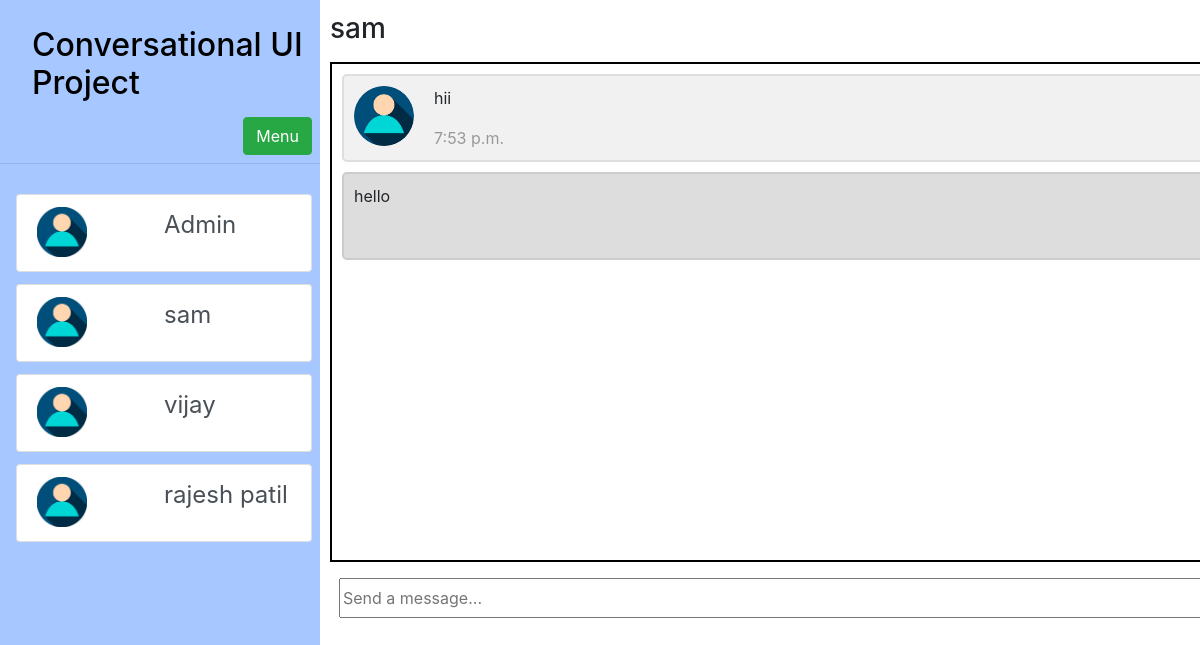
The page /chat/samy123 (signed in) on the database its author committed.
### chat/models.py (models this page shows, shortened)
class UserProfile(models.Model):
    name = models.CharField(max_length=25)
    email = models.EmailField(unique=True)
    username = models.CharField(max_length=20, unique=True)

class Messages(models.Model):
    description = models.TextField()
    sender_name = models.ForeignKey(UserProfile, on_delete=models.CASCADE, related_name='sender')
    receiver_name = models.ForeignKey(UserProfile, on_delete=models.CASCADE, related_name='receiver')
    time = models.TimeField(auto_now_add=True)
    seen = models.BooleanField(default=False)
    timestamp = models.DateTimeField(auto_now_add=True)
    class Meta:
        ordering = ('timestamp',)

### chat/views.py (the view)
# urls.py: path("", include("chat.urls")),
def chat(request, username):
    friend = UserProfile.objects.get(username=username)
    id = getUserId(request.user.username)
    curr_user = UserProfile.objects.get(id=id)
    messages = Messages.objects.filter(sender_name=id, receiver_name=friend.id) | Messages.objects.filter(sender_name=friend.id, receiver_name=id)
    if request.method == "GET":
        friends = getFriendsList(id)
        return render(request, "chat/messages.html",
                      {'messages': messages,
                       'friends': friends,
                       'curr_user': curr_user, 'friend': friend})

### chat/models.py (called while the page is built)
    def __str__(self):
        return f"{self.friend}"

### chat/views.py (called while the page is built)
def getFriendsList(id):
    try:
        user = UserProfile.objects.get(id=id)
        ids = list(user.friends_set.all())
        friends = []
        for id in ids:
            num = str(id)
            fr = UserProfile.objects.get(id=int(num))
            friends.append(fr)
        return friends
    except:
        return []

def getUserId(username):
    use = UserProfile.objects.get(username=username)
    id = use.id
    return id

### chat/templates/chat/messages.html (shortened to what this page needs)
{% extends 'chat/chats.html' %}
{% load static %}
{% block message %}
{% for message in messages %}
    {% if curr_user == message.sender_name %}
        <div class="container darker">
            <p>{{message.description}}</p>
        </div>
    {% else %}
        <div class="container">
            <img src="{% static 'images/user_image.jpg' %}" alt="Avatar" style="width:100%;">
            <p>{{message.description}}</p>
            <span class="time-left">{{message.time}}</span>
        </div>
    {% endif %}
{% endfor %}
{% endblock %}

### chat/templates/chat/chats.html (shortened to what this page needs)
{% extends "chat/Base.html" %}
{% load static %}
{% block  content %}
        <div style="margin-top: 12px">
            <h3>{{friend.name}}</h3>
        </div>
        <div class="messages" id="board">
            {% block message %}
            {% endblock %}
        </div>
        <div class="row">
            <form method="post" class="form-group" id="chat-box">
                <div class="input-group mb-3">
                    <div class="input-group-prepend">
                        <input type="text" placeholder="Send a message..." name="message" id="msg_field">
                    </div>
                </div>
            </form>
        </div>
{% endblock %}

### chat/templates/chat/Base.html (shortened to what this page needs)
{% load static %}
<html lang="en">
<head>
    <link rel="stylesheet" href="https://stackpath.bootstrapcdn.com/bootstrap/4.3.1/css/bootstrap.min.css"
>
    <link rel="stylesheet" href="{% static 'css/base_style.css' %}">
    <link rel="stylesheet" href="{% static 'css/chat.css' %}">
</head>
<body>
    <div class="sidenav">
        <div class="row">
            <a href="/"><div class="col"><h2 style="padding-left: 16px; display: block-content;">Conversational UI Project</h2></div></a>
        <div class="col"><div class="dropdown">
            <button onclick="myFunction()" class="btn btn-success">Menu</button>
        </div>
        </div>
        </div>
        <hr class="mt-0 mb-4">
        <div class="friends" style="y-overflow: auto">
            <ul class="list-group">
                {% for friend in friends %}
                    <a href="/chat/{{friend.username}}">
                        <li class="list-group-item list-group-item-action">
                            <div class="row">
                                <div class="col">
                                    <img src="{% static 'images/user_image.jpg' %}" style="width: 50px; height: 50px;">
                                </div>
                                <div class="col">
                                    <div class="row" style="font-color: #000"><p>{{friend.name}}</p></div>
                                </div>
                            </div>
                        </li>
                    </a>
                {% endfor %}
            </ul>
        </div>
    </div>
    <div class="main">
        {% block content %}{% endblock %}
    </div>
</body>
</html>

### static/css/base_style.css (style rules this page uses)
.sidenav { height: 100%; width: 320px; position: fixed; top: 0; left: 0; z-index: 20; background-color: #a6c7ff; overflow-y: auto; overflow-x: auto; padding-top: 20px; }
.sidenav a { text-decoration: none; padding: 6px 8px 6px 16px; font-size: 24px; display: block; color: #000; }
.main { z-index: 10; overflow: hidden; margin-left: 320px; padding: 0px 10px; }
.dropdown { z-index: 10; float: right; position: relative; display: inline-block; margin-right: 8px; margin-bottom: 8px; }

### static/css/chat.css (style rules this page uses)
.container { border: 2px solid #dedede; background-color: #f1f1f1; border-radius: 5px; padding: 10px; margin: 10px; }
.darker { max-height: 120px; border-color: #ccc; background-color: #ddd; }
.container::after { content: ""; clear: both; display: table; }
.container img { float: left; max-width: 60px; width: 100%; margin-right: 20px; border-radius: 50%; }
.time-left { float: left; color: #999; }
.messages { height: 500px; width: 1200px; border: thick solid #000; border-width: 2px; margin-top: 16px; overflow-y: auto; }
#msg_field { margin-left: 24px; margin-top: 16px; width: 1000px; }

### rows shown on the page
UserProfile: name "Admin"
UserProfile: name "sam"
UserProfile: name "vijay"
UserProfile: name "rajesh patil"
Messages: description "hii", time "7:53 p.m."
Messages: description "hello"
